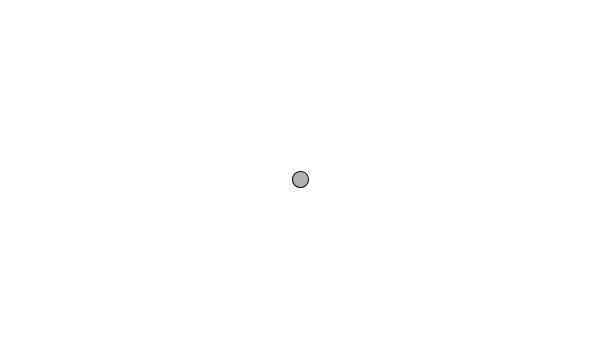
Frame 1 (no input)
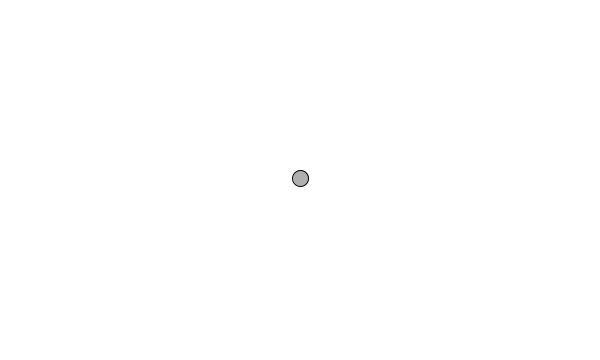
Frame 60 (the mouse pressed at the canvas centre just before this capture)
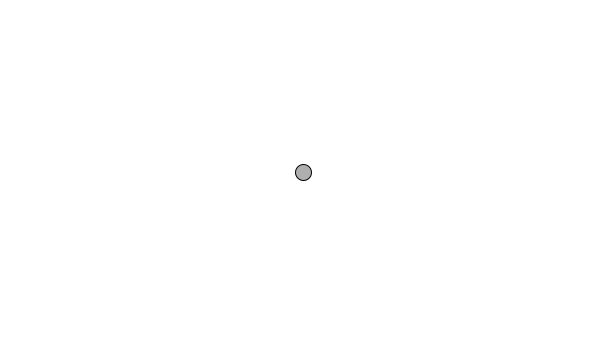
Frame 120 (the mouse held since frame 60 and released just before this capture)

The Processing sketch that drew these frames (run headless with seeded random() and noise(); from frame 60 on, the mouse is pressed at the canvas centre):

// Processing sketch: HeliumBaloon
// ── HeliumBaloon.pde
class Mover{
 
  PVector location;
  PVector velocity;
  PVector acceleration;
  float topspeed;
  
  
  Mover(){
   
    location = new PVector(width/2,height/2);
    velocity = new PVector(0,0);
    acceleration = new PVector(0,0);
    topspeed = 5;
  }
  
  void update(){
   velocity.add(acceleration);
   velocity.limit(topspeed);
   location.add(velocity); 

    acceleration.mult(0);
  }
  
  void display(){
   stroke(0);
   fill(175);
   ellipse(location.x,location.y,16,16);
  }
  
  void applyForce(PVector force){
    acceleration.add(force);
    
  }
  
  void checkEdges(){
   if (location.x > width){
     location.x = width;
     velocity.x = 0;
   }
   else if(location.x < 0){
     location.x = 0;
     velocity.x = 0;
   }
   
   if (location.y > height){
     location.y = height;
     velocity.y = 0;
   }
   else if(location.y < 0){
     location.y = 0;
     velocity.y = 0;
   }
  }
}




Mover mover;
PVector gravity;
PVector helium;

float t = 0;

void setup(){
  size(600,360);
  mover = new Mover();
  gravity = new PVector(0,0.01);
  helium = new PVector(0,-0.011);
}


void draw(){
 
  
  background(255);

  mover.applyForce(gravity);
  mover.applyForce(helium);
  mover.applyForce(new PVector((noise(t)*0.001),0));
  mover.update();
  mover.checkEdges();
  mover.display();

  t +=0.01;
}
